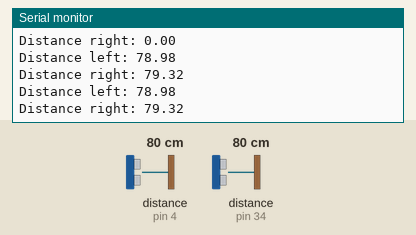
The sketch below on a simulated Arduino Mega 2560, built with avr-gcc and run on an emulated ATmega2560. Shown: the last lines printed to the serial monitor. Wiring (inferred from the names in the program): 2 × ultrasonic range finder: trigger pin 25, echo pin 4 / trigger pin 26, echo pin 34. The inputs (shaded band) are chosen by the test bench; at power-on: distance to the obstacle (sensors on pin 4, pin 34) 80 cm. The echo pulse lasts 58.3 µs per cm.

Above: at 2.8 s.
2.9 s: distance to the obstacle (sensor on pin 4) set to 2 cm
At 3.5 s:
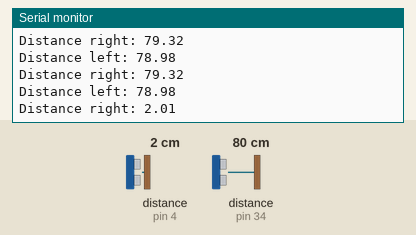
4.4 s: distance to the obstacle (sensor on pin 34) set to 2 cm
At 5.7 s:
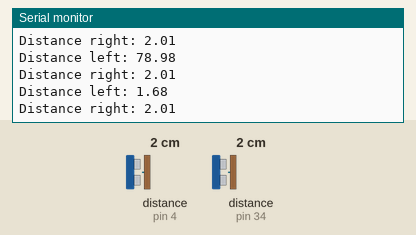
5.9 s: distance to the obstacle (sensor on pin 4) set to 250 cm
At 6.7 s:
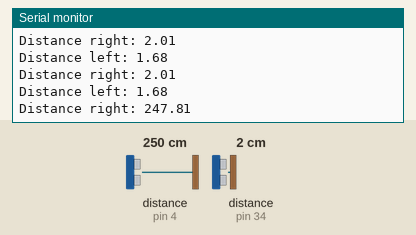
10.1 s: distance to the obstacle (sensor on pin 34) set to 4 cm
At 10.9 s:
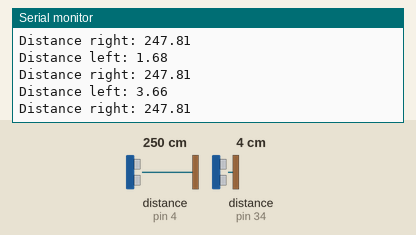
Timing chart, 0 to 12.6 s (numbered marks = the images above; inputs shaded):
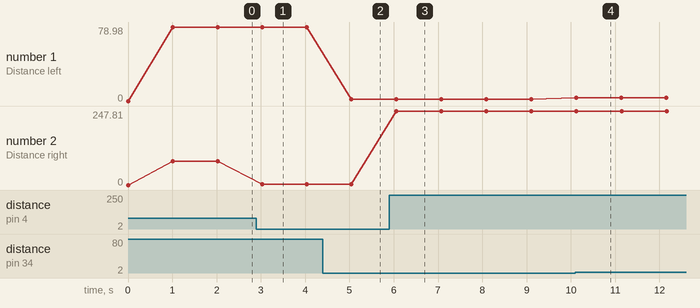

Measured:
- after the input at 2.9 s, the serial monitor: prints a new line after 0.13 s (image 1)
- after the input at 4.4 s, the serial monitor: prints a new line after 0.64 s (image 2)
- after the input at 5.9 s, the serial monitor: prints a new line after 0.16 s (image 3)
- after the input at 10.1 s, the serial monitor: prints a new line at once (image 4)
- plotted number 1: 78.98 → 1.68 after the input at 4.4 s, 1.68 → 3.66 after the input at 10.1 s
- plotted number 2: 79.32 → 2.01 after the input at 2.9 s, 2.01 → 247.81 after the input at 5.9 s

The sketch:

ultrasonic_test_3.ino
```cpp
//Initialize Ultrasonic
#define ECHO_LEFT_PIN 34
#define TRIG_LEFT_PIN 26
#define ECHO_RIGHT_PIN 4
#define TRIG_RIGHT_PIN 25

//define sound speed in cm/uS
#define SOUND_SPEED 0.034
#define CM_TO_INCH 0.393701

//Sensor timers
unsigned long pingTimerRight; // Start now.
unsigned long pingTimerLeft; // Start now
unsigned int pingSpeed = 50;

float distanceCm_left, distanceCm_middle, distanceCm_right;

void setup() {
  Serial.begin(115200); // Starts the serial communication
  pinMode(ECHO_LEFT_PIN, INPUT);
  pinMode(TRIG_LEFT_PIN, OUTPUT);


  pinMode(ECHO_RIGHT_PIN, INPUT);
  pinMode(TRIG_RIGHT_PIN, OUTPUT);


  //Sensor timers
  pingTimerRight = millis()+ 50; // Start now.
  pingTimerLeft = millis() + 150; // Start now
}

void loop() {

  if (millis() >= pingTimerLeft) {
    pingTimerLeft += pingSpeed;
    echoSensor("LEFT");
  }


  if (millis() >= pingTimerRight) {
    pingTimerRight += pingSpeed;
    echoSensor("RIGHT");
  }

  // Prints the distance in the Serial Monitor
  Serial.print("Distance left: ");
  Serial.println(distanceCm_left);
  Serial.print("Distance right: ");
  Serial.println(distanceCm_right);

  delay(1000);
}

void echoSensor(String side){

  int trigPin = TRIG_RIGHT_PIN;
  int echoPin = ECHO_RIGHT_PIN;
  long duration;
  float distance;

  if (side == "LEFT") {
    trigPin = TRIG_LEFT_PIN;
    echoPin = ECHO_LEFT_PIN;
  }

  // Clears the trigPin
  digitalWrite(trigPin, LOW);
  delayMicroseconds(2);
  // Sets the trigPin on HIGH state for 10 micro seconds
  digitalWrite(trigPin, HIGH);
  delayMicroseconds(10);
  digitalWrite(trigPin, LOW);

  // Reads the echoPin, returns the sound wave travel time in microseconds
  duration = pulseIn(echoPin, HIGH);

  // Calculate the distance
  distance = duration * SOUND_SPEED/2;

  if (side == "LEFT") {
    distanceCm_left = distance;
  }  else {
    distanceCm_right = distance;
  }


}
```
